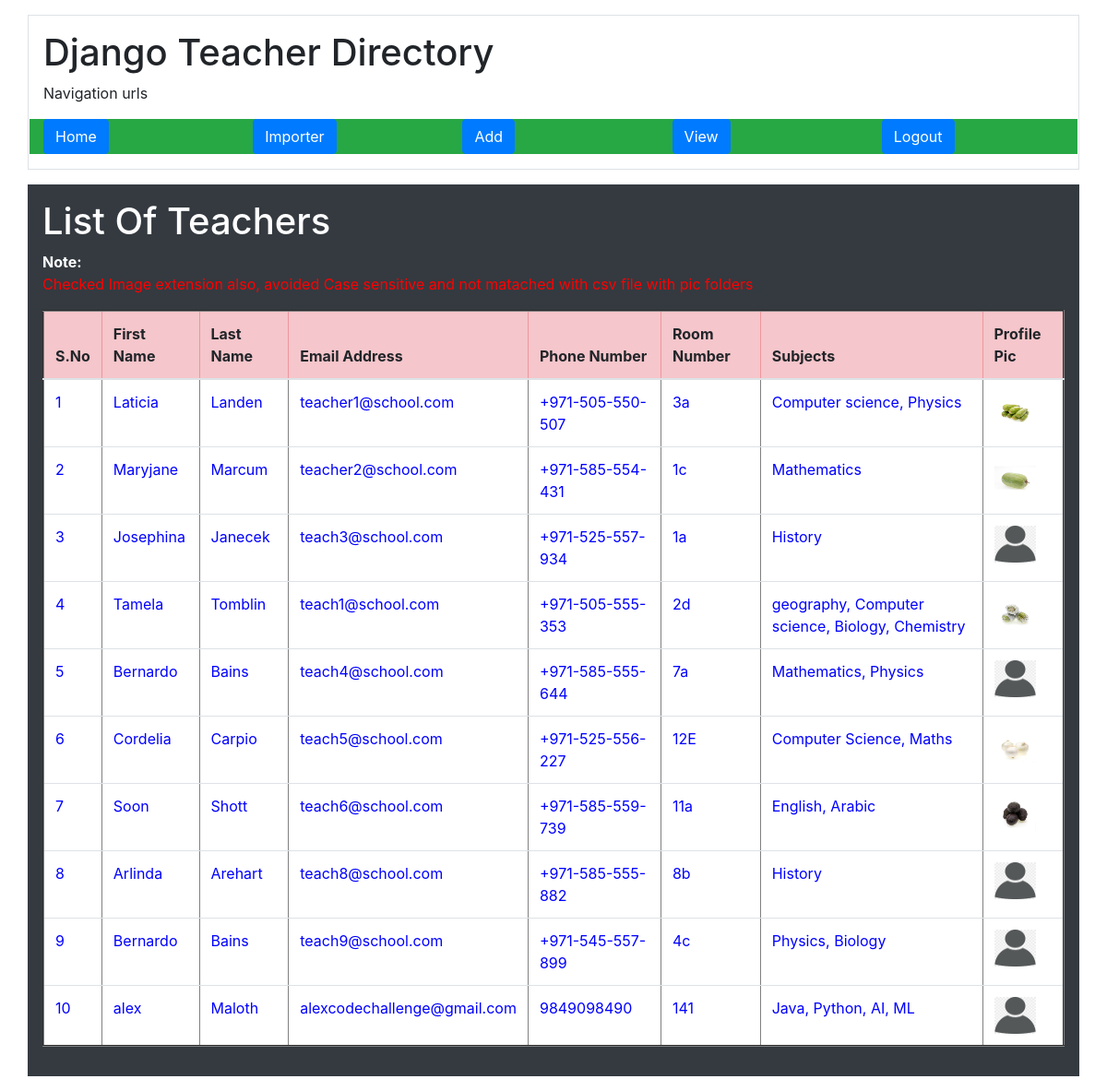
/DataView/, run on the app's committed database.
### directory/models.py (models this page shows, shortened)
class TeacherModel(models.Model):
    FirstName = models.CharField(max_length=100)
    LastName = models.CharField(max_length=100)
    Profilepicture = models.CharField(max_length=100)
    EmailAddress = models.CharField(unique=True, max_length=100)
    PhoneNumber = models.CharField(max_length=100)
    RoomNumber = models.CharField(max_length=100)
    Subjectstaught = models.CharField(max_length=1000)
    class Meta:
        db_table = 'Teachers'

### directory/views.py (the view)
# urls.py: path('DataView/', dt.DataView, name='DataView'),
def DataView(request):
    qs = TeacherModel.objects.all()
    return render(request, 'AllData.html', {'data': qs})

### assets/templates/AllData.html
{%extends 'appbase.html'%}
{%block contents%}
<div class="container p-3 my-3 bg-dark text-white">
  <h1>List Of Teachers</h1>
    <span>
        <strong>Note:</strong><p style="color:RED">Checked Image extension also, avoided Case sensitive and not matached with csv file with pic folders</p>
    </span>
    <table border="2px" class="table table-hover">
                    <thead>
                    <tr class="table-danger">
                        <th scope="col">S.No</th>
                        <th scope="col">First Name</th>
                        <th scope="col">Last Name</th>
                        <th scope="col">Email Address</th>
                        <th scope="col">Phone Number</th>
                        <th scope="col">Room Number</th>
                        <th scope="col">Subjects</th>
                        <th scope="col">Profile Pic</th>
                    </tr>
                    </thead>
                    <tbody>
                    {% for i in data %}
                    <tr scope="row" style="color: BLUE; background-color:White">
                        <td>{{forloop.counter}}</td>
                        <td>{{i.FirstName}}</td>
                        <td>{{i.LastName}}</td>
                        <td>{{i.EmailAddress}}</td>
                        <td>{{i.PhoneNumber}}</td>
                        <td>{{i.RoomNumber}}</td>
                        <td>{{i.Subjectstaught}}</td>
                        <td><img src="/media/profilepic/{{i.Profilepicture}}" width="45" height="40"></td>
                    </tr>
                    {% endfor %}
                    </tbody>
                </table>
</div>
{%endblock%}

### assets/templates/appbase.html (shortened to what this page needs)
<!DOCTYPE html>
<html lang="en">
<head>
  <link rel="stylesheet" href="https://maxcdn.bootstrapcdn.com/bootstrap/4.5.2/css/bootstrap.min.css">
</head>
<body>
<div class="container p-3 my-3 border">
  <h1>Django Teacher Directory</h1>
  <p>Navigation urls</p>
    <div class="row">
      <div class="col bg-success"><a href="{%url 'apphome'%}" class="btn btn-primary">Home</a></div>
      <div class="col bg-success"><a href="{%url 'importedForm'%}" class="btn btn-primary">Importer</a></div>
      <div class="col bg-success"><a href="{%url 'AddTeacherData'%}" class="btn btn-primary">Add</a></div>
      <div class="col bg-success"><a href="{%url 'DataView'%}" class="btn btn-primary">View</a></div>
      <div class="col bg-success"><a href="{%url 'logout'%}" class="btn btn-primary">Logout</a></div>
  </div>
</div>
{%block contents%}
{%endblock%}
</body>
</html>

### data on the page
TeacherModel: FirstName "Laticia", LastName "Landen", EmailAddress "teacher1@school.com", PhoneNumber "+971-505-550-507", RoomNumber "3a", Subjectstaught "Computer science, Physics", Profilepicture (picture)
TeacherModel: FirstName "Maryjane", LastName "Marcum", EmailAddress "teacher2@school.com", PhoneNumber "+971-585-554-431", RoomNumber "1c", Subjectstaught "Mathematics", Profilepicture (picture)
TeacherModel: FirstName "Josephina", LastName "Janecek", EmailAddress "teach3@school.com", PhoneNumber "+971-525-557-934", RoomNumber "1a", Subjectstaught "History", Profilepicture (placeholder picture)
TeacherModel: FirstName "Tamela", LastName "Tomblin", EmailAddress "teach1@school.com", PhoneNumber "+971-505-555-353", RoomNumber "2d", Subjectstaught "geography, Computer science, Biology, Chemistry", Profilepicture (picture)
TeacherModel: FirstName "Bernardo", LastName "Bains", EmailAddress "teach4@school.com", PhoneNumber "+971-585-555-644", RoomNumber "7a", Subjectstaught "Mathematics, Physics", Profilepicture (placeholder picture)
TeacherModel: FirstName "Cordelia", LastName "Carpio", EmailAddress "teach5@school.com", PhoneNumber "+971-525-556-227", RoomNumber "12E", Subjectstaught "Computer Science, Maths", Profilepicture (picture)
TeacherModel: FirstName "Soon", LastName "Shott", EmailAddress "teach6@school.com", PhoneNumber "+971-585-559-739", RoomNumber "11a", Subjectstaught "English, Arabic", Profilepicture (picture)
TeacherModel: FirstName "Arlinda", LastName "Arehart", EmailAddress "teach8@school.com", PhoneNumber "+971-585-555-882", RoomNumber "8b", Subjectstaught "History", Profilepicture (placeholder picture)
TeacherModel: FirstName "Bernardo", LastName "Bains", EmailAddress "teach9@school.com", PhoneNumber "+971-545-557-899", RoomNumber "4c", Subjectstaught "Physics, Biology", Profilepicture (placeholder picture)
TeacherModel: FirstName "alex", LastName "Maloth", EmailAddress "alexcodechallenge@gmail.com", PhoneNumber "9849098490", RoomNumber "141", Subjectstaught "Java, Python, AI, ML", Profilepicture (placeholder picture)
